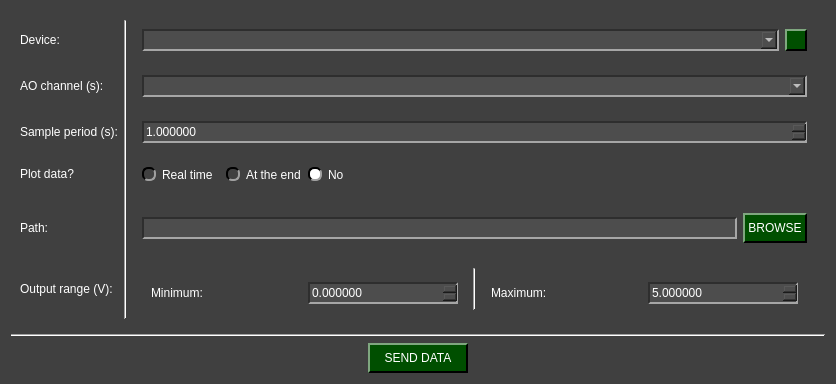
<?xml version="1.0" encoding="UTF-8"?>
<ui version="4.0">
 <class>NIDAQ_SendData_W</class>
 <widget class="QWidget" name="NIDAQ_SendData_W">
  <property name="geometry">
   <rect>
    <x>0</x>
    <y>0</y>
    <width>836</width>
    <height>384</height>
   </rect>
  </property>
  <property name="windowTitle">
   <string>Form</string>
  </property>
  <property name="styleSheet">
   <string notr="true">QComboBox QAbstractItemView {
    background-color: rgb(77, 77, 77);
}

QComboBox QAbstractItemView::item:focus{
    background-color: rgb(140, 140, 140);
}

QDoubleSpinBox{
	background-color: rgb(77, 77, 77);
	
	border-top: 1.5px solid rgb(46, 46, 46);
	border-left: 1.5px solid rgb(46, 46, 46);

	border-bottom: 1.5px solid rgb(166, 166, 166);
	border-right: 1.5px solid rgb(166, 166, 166);
}

QDoubleSpinBox::up-button{
    image: url(:/imgs/imgs/drop_up_arrow.png);
	width: 11px;

	background-color: rgb(0, 79, 0);
	border-top: 1.5px solid rgb(127, 167, 127);
	border-left: 1.5px solid rgb(127, 167, 127);

	border-bottom: 1.5px solid rgb(0, 0, 0);
	border-right: 1.5px solid rgb(0, 0, 0);
}

QDoubleSpinBox::up-button:pressed{
	border: 2px solid rgb(255, 255, 255);
}

QDoubleSpinBox::up-button:hover{
	background-color: rgb(0, 50, 0);
}

QDoubleSpinBox::down-button{
    image: url(:/imgs/imgs/drop_down_arrow.png);
	width: 11px;

	background-color: rgb(0, 79, 0);
	border-top: 1.5px solid rgb(127, 167, 127);
	border-left: 1.5px solid rgb(127, 167, 127);

	border-bottom: 1.5px solid rgb(0, 0, 0);
	border-right: 1.5px solid rgb(0, 0, 0);
}

QDoubleSpinBox::down-button:pressed{
	border: 2px solid rgb(255, 255, 255);
}

QDoubleSpinBox::down-button:hover{
	background-color: rgb(0, 50, 0);
}

QWidget#NIDAQ_SendData_W{
	background-color: rgb(64, 64, 64);
}

QWidget{
	color: rgb(255, 255, 255);
}

QComboBox{
	background-color: rgb(77, 77, 77);
	
	border-top: 1.5px solid rgb(46, 46, 46);
	border-left: 1.5px solid rgb(46, 46, 46);

	border-bottom: 1.5px solid rgb(166, 166, 166);
	border-right: 1.5px solid rgb(166, 166, 166);
}


QComboBox::drop-down{
	image: url(:/imgs/imgs/drop_down_arrow.png);
	width: 11px;

	background-color: rgb(0, 79, 0);
	border-top: 2px solid rgb(127, 167, 127);
	border-left: 2px solid rgb(127, 167, 127);

	border-bottom: 2px solid rgb(0, 0, 0);
	border-right: 2px solid rgb(0, 0, 0);
}

QComboBox::drop-down:hover{
	background-color: rgb(0, 50, 0);
}

QComboBox::drop-down:pressed{
	border: 2px solid rgb(255, 255, 255);
}

QPushButton{
	background-color: rgb(0, 79, 0);

	border-top: 1.5px solid rgb(127, 167, 127);
	border-left: 1.5px solid rgb(127, 167, 127);

	border-bottom: 1.5px solid rgb(0, 0, 0);
	border-right: 1.5px solid rgb(0, 0, 0);

	
	font: 12pt &quot;Helvetica&quot;;
	text-align:center;
}

QWidget{
	font: 12pt &quot;Helvetica&quot;;
}

QPushButton:hover{
	background-color: rgb(0, 50, 0);
}

QPushButton:pressed{
	border: 2px solid rgb(255, 255, 255);
}

QLineEdit{
	background-color: rgb(77, 77, 77);
	border-top: 1.5px solid rgb(46, 46, 46);
	border-left: 1.5px solid rgb(46, 46, 46);

	border-bottom: 1.5px solid rgb(166, 166, 166);
	border-right: 1.5px solid rgb(166, 166, 166);
}

QRadioButton::indicator{
	border-radius: 6px;
	border-top: 1.5px solid rgb(0, 0, 0);
	border-left: 1.5px solid rgb(0, 0, 0);

	border-bottom: 1.5px solid rgb(160, 160, 160);
	border-right: 1.5px solid rgb(160, 160, 160);
}

QRadioButton::indicator::checked{
	background-color: white;
}

QRadioButton::indicator::unchecked:hover{
	background-color: #9F9F9F;
}

QRadioButton::indicator::pressed{
	border: 1.5px solid #505050
}

QPushButton#reload_devices{
	image: url(:/imgs/imgs/reload.png);
	width: 11px;
	background-color: rgb(0, 79, 0);

	border-top: 1.5px solid rgb(127, 167, 127);
	border-left: 1.5px solid rgb(127, 167, 127);

	border-bottom: 1.5px solid rgb(0, 0, 0);
	border-right: 1.5px solid rgb(0, 0, 0);

	
	font: 12pt &quot;Helvetica&quot;;
	text-align:center;
}

QPushButton#reload_devices:hover{
	background-color: rgb(0, 50, 0);
}

QPushButton#reload_devices:pressed{
	border: 2px solid rgb(255, 255, 255);
}
</string>
  </property>
  <layout class="QGridLayout" name="gridLayout_2">
   <item row="0" column="0">
    <widget class="QWidget" name="widget" native="true">
     <layout class="QGridLayout" name="gridLayout">
      <item row="0" column="2">
       <widget class="QWidget" name="widget_2" native="true">
        <layout class="QGridLayout" name="gridLayout_3">
         <item row="0" column="0">
          <widget class="QComboBox" name="device_combo">
           <property name="minimumSize">
            <size>
             <width>0</width>
             <height>22</height>
            </size>
           </property>
           <property name="maximumSize">
            <size>
             <width>16777215</width>
             <height>22</height>
            </size>
           </property>
          </widget>
         </item>
         <item row="0" column="1">
          <widget class="QPushButton" name="reload_devices">
           <property name="minimumSize">
            <size>
             <width>22</width>
             <height>22</height>
            </size>
           </property>
           <property name="maximumSize">
            <size>
             <width>22</width>
             <height>22</height>
            </size>
           </property>
           <property name="text">
            <string/>
           </property>
          </widget>
         </item>
        </layout>
       </widget>
      </item>
      <item row="1" column="0">
       <widget class="QLabel" name="label_2">
        <property name="minimumSize">
         <size>
          <width>0</width>
          <height>30</height>
         </size>
        </property>
        <property name="maximumSize">
         <size>
          <width>16777215</width>
          <height>30</height>
         </size>
        </property>
        <property name="text">
         <string>AO channel (s):</string>
        </property>
       </widget>
      </item>
      <item row="1" column="2">
       <widget class="QWidget" name="widget_3" native="true">
        <layout class="QGridLayout" name="gridLayout_4">
         <item row="0" column="0">
          <widget class="QComboBox" name="channel_combo">
           <property name="minimumSize">
            <size>
             <width>0</width>
             <height>22</height>
            </size>
           </property>
           <property name="maximumSize">
            <size>
             <width>16777215</width>
             <height>22</height>
            </size>
           </property>
          </widget>
         </item>
        </layout>
       </widget>
      </item>
      <item row="3" column="2" alignment="Qt::AlignmentFlag::AlignLeft">
       <widget class="QWidget" name="widget_7" native="true">
        <layout class="QHBoxLayout" name="horizontalLayout">
         <item>
          <widget class="QRadioButton" name="yes_rt_plot_radio">
           <property name="text">
            <string>Real time</string>
           </property>
           <property name="checked">
            <bool>false</bool>
           </property>
           <attribute name="buttonGroup">
            <string notr="true">plot_radio_group</string>
           </attribute>
          </widget>
         </item>
         <item>
          <widget class="QLabel" name="label_warning">
           <property name="toolTip">
            <string>&lt;html&gt;&lt;head/&gt;&lt;body&gt;&lt;p&gt;&lt;span style=&quot; font-size:16pt;&quot;&gt;Selecting Real Time may reduce your acquisition performance if you need to collect data at high frequencies ( sample period &amp;lt; 0.05 s ). We suggest plotting at the end of the acquisition if you don't want to be affected.&lt;/span&gt;&lt;/p&gt;&lt;/body&gt;&lt;/html&gt;</string>
           </property>
           <property name="text">
            <string>&lt;html&gt;&lt;head/&gt;&lt;body&gt;&lt;p&gt;&lt;img src=&quot;:/imgs/imgs/Warning_logo.png&quot;/&gt;&lt;/p&gt;&lt;/body&gt;&lt;/html&gt;</string>
           </property>
          </widget>
         </item>
         <item>
          <widget class="QRadioButton" name="yes_ate_plot_radio">
           <property name="text">
            <string>At the end</string>
           </property>
           <attribute name="buttonGroup">
            <string notr="true">plot_radio_group</string>
           </attribute>
          </widget>
         </item>
         <item>
          <widget class="QRadioButton" name="no_plot_radio">
           <property name="text">
            <string>No</string>
           </property>
           <property name="checked">
            <bool>true</bool>
           </property>
           <attribute name="buttonGroup">
            <string notr="true">plot_radio_group</string>
           </attribute>
          </widget>
         </item>
        </layout>
       </widget>
      </item>
      <item row="5" column="2">
       <widget class="QWidget" name="widget_9" native="true">
        <property name="minimumSize">
         <size>
          <width>0</width>
          <height>50</height>
         </size>
        </property>
        <property name="maximumSize">
         <size>
          <width>16777215</width>
          <height>50</height>
         </size>
        </property>
        <layout class="QHBoxLayout" name="horizontalLayout_3">
         <item alignment="Qt::AlignmentFlag::AlignVCenter">
          <widget class="QLineEdit" name="path_line_edit">
           <property name="minimumSize">
            <size>
             <width>0</width>
             <height>22</height>
            </size>
           </property>
           <property name="maximumSize">
            <size>
             <width>16777215</width>
             <height>22</height>
            </size>
           </property>
          </widget>
         </item>
         <item alignment="Qt::AlignmentFlag::AlignVCenter">
          <widget class="QPushButton" name="path_folder_browse">
           <property name="minimumSize">
            <size>
             <width>0</width>
             <height>30</height>
            </size>
           </property>
           <property name="maximumSize">
            <size>
             <width>16777215</width>
             <height>30</height>
            </size>
           </property>
           <property name="text">
            <string> BROWSE </string>
           </property>
          </widget>
         </item>
        </layout>
       </widget>
      </item>
      <item row="0" column="0">
       <widget class="QLabel" name="label">
        <property name="minimumSize">
         <size>
          <width>0</width>
          <height>30</height>
         </size>
        </property>
        <property name="maximumSize">
         <size>
          <width>16777215</width>
          <height>30</height>
         </size>
        </property>
        <property name="text">
         <string>Device:</string>
        </property>
       </widget>
      </item>
      <item row="5" column="0" alignment="Qt::AlignmentFlag::AlignVCenter">
       <widget class="QLabel" name="label_8">
        <property name="minimumSize">
         <size>
          <width>0</width>
          <height>30</height>
         </size>
        </property>
        <property name="maximumSize">
         <size>
          <width>16777215</width>
          <height>30</height>
         </size>
        </property>
        <property name="text">
         <string>Path:</string>
        </property>
       </widget>
      </item>
      <item row="2" column="2">
       <widget class="QWidget" name="widget_5" native="true">
        <layout class="QGridLayout" name="gridLayout_6">
         <item row="0" column="0">
          <widget class="QDoubleSpinBox" name="Ts_in">
           <property name="minimumSize">
            <size>
             <width>0</width>
             <height>22</height>
            </size>
           </property>
           <property name="maximumSize">
            <size>
             <width>16777215</width>
             <height>22</height>
            </size>
           </property>
           <property name="decimals">
            <number>6</number>
           </property>
           <property name="maximum">
            <double>999999999999.000000000000000</double>
           </property>
           <property name="singleStep">
            <double>0.010000000000000</double>
           </property>
           <property name="stepType">
            <enum>QAbstractSpinBox::StepType::AdaptiveDecimalStepType</enum>
           </property>
           <property name="value">
            <double>1.000000000000000</double>
           </property>
          </widget>
         </item>
        </layout>
       </widget>
      </item>
      <item row="2" column="0">
       <widget class="QLabel" name="label_4">
        <property name="minimumSize">
         <size>
          <width>0</width>
          <height>30</height>
         </size>
        </property>
        <property name="maximumSize">
         <size>
          <width>16777215</width>
          <height>30</height>
         </size>
        </property>
        <property name="text">
         <string>Sample period (s):</string>
        </property>
       </widget>
      </item>
      <item row="0" column="1" rowspan="7">
       <widget class="Line" name="line">
        <property name="orientation">
         <enum>Qt::Orientation::Vertical</enum>
        </property>
       </widget>
      </item>
      <item row="3" column="0">
       <widget class="QLabel" name="label_6">
        <property name="minimumSize">
         <size>
          <width>0</width>
          <height>30</height>
         </size>
        </property>
        <property name="maximumSize">
         <size>
          <width>16777215</width>
          <height>30</height>
         </size>
        </property>
        <property name="text">
         <string>Plot data?</string>
        </property>
       </widget>
      </item>
      <item row="6" column="0">
       <widget class="QLabel" name="label_3">
        <property name="minimumSize">
         <size>
          <width>0</width>
          <height>30</height>
         </size>
        </property>
        <property name="maximumSize">
         <size>
          <width>16777215</width>
          <height>30</height>
         </size>
        </property>
        <property name="text">
         <string>Output range (V):</string>
        </property>
       </widget>
      </item>
      <item row="6" column="2" alignment="Qt::AlignmentFlag::AlignTop">
       <widget class="QWidget" name="widget_4" native="true">
        <property name="minimumSize">
         <size>
          <width>0</width>
          <height>60</height>
         </size>
        </property>
        <property name="maximumSize">
         <size>
          <width>16777215</width>
          <height>60</height>
         </size>
        </property>
        <layout class="QGridLayout" name="gridLayout_7">
         <item row="0" column="0">
          <widget class="QWidget" name="widget_6" native="true">
           <property name="minimumSize">
            <size>
             <width>0</width>
             <height>50</height>
            </size>
           </property>
           <property name="maximumSize">
            <size>
             <width>16777215</width>
             <height>50</height>
            </size>
           </property>
           <layout class="QGridLayout" name="gridLayout_5">
            <item row="0" column="0">
             <widget class="QLabel" name="label_5">
              <property name="text">
               <string>Minimum:</string>
              </property>
             </widget>
            </item>
            <item row="0" column="1">
             <widget class="QDoubleSpinBox" name="out_range_min_in">
              <property name="minimumSize">
               <size>
                <width>0</width>
                <height>22</height>
               </size>
              </property>
              <property name="maximumSize">
               <size>
                <width>16777215</width>
                <height>22</height>
               </size>
              </property>
              <property name="decimals">
               <number>6</number>
              </property>
              <property name="minimum">
               <double>0.000000000000000</double>
              </property>
              <property name="maximum">
               <double>999999999999.000000000000000</double>
              </property>
              <property name="singleStep">
               <double>0.010000000000000</double>
              </property>
              <property name="stepType">
               <enum>QAbstractSpinBox::StepType::AdaptiveDecimalStepType</enum>
              </property>
             </widget>
            </item>
           </layout>
          </widget>
         </item>
         <item row="0" column="2">
          <widget class="QWidget" name="widget_8" native="true">
           <property name="minimumSize">
            <size>
             <width>0</width>
             <height>50</height>
            </size>
           </property>
           <property name="maximumSize">
            <size>
             <width>16777215</width>
             <height>50</height>
            </size>
           </property>
           <layout class="QGridLayout" name="gridLayout_8">
            <item row="0" column="0">
             <widget class="QLabel" name="label_7">
              <property name="text">
               <string>Maximum:</string>
              </property>
             </widget>
            </item>
            <item row="0" column="1">
             <widget class="QDoubleSpinBox" name="out_range_max_in">
              <property name="minimumSize">
               <size>
                <width>0</width>
                <height>22</height>
               </size>
              </property>
              <property name="maximumSize">
               <size>
                <width>16777215</width>
                <height>22</height>
               </size>
              </property>
              <property name="decimals">
               <number>6</number>
              </property>
              <property name="maximum">
               <double>999999999999.000000000000000</double>
              </property>
              <property name="singleStep">
               <double>0.010000000000000</double>
              </property>
              <property name="stepType">
               <enum>QAbstractSpinBox::StepType::AdaptiveDecimalStepType</enum>
              </property>
              <property name="value">
               <double>5.000000000000000</double>
              </property>
             </widget>
            </item>
           </layout>
          </widget>
         </item>
         <item row="0" column="1">
          <widget class="Line" name="line_2">
           <property name="orientation">
            <enum>Qt::Orientation::Vertical</enum>
           </property>
          </widget>
         </item>
        </layout>
       </widget>
      </item>
     </layout>
    </widget>
   </item>
   <item row="1" column="0">
    <widget class="Line" name="line_3">
     <property name="orientation">
      <enum>Qt::Orientation::Horizontal</enum>
     </property>
    </widget>
   </item>
   <item row="2" column="0" alignment="Qt::AlignmentFlag::AlignHCenter">
    <widget class="QPushButton" name="start_send_data">
     <property name="minimumSize">
      <size>
       <width>100</width>
       <height>30</height>
      </size>
     </property>
     <property name="maximumSize">
      <size>
       <width>16777215</width>
       <height>30</height>
      </size>
     </property>
     <property name="text">
      <string>SEND DATA</string>
     </property>
    </widget>
   </item>
  </layout>
 </widget>
 <resources>
  <include location="resources_1.qrc"/>
 </resources>
 <connections/>
 <buttongroups>
  <buttongroup name="plot_radio_group"/>
 </buttongroups>
</ui>
